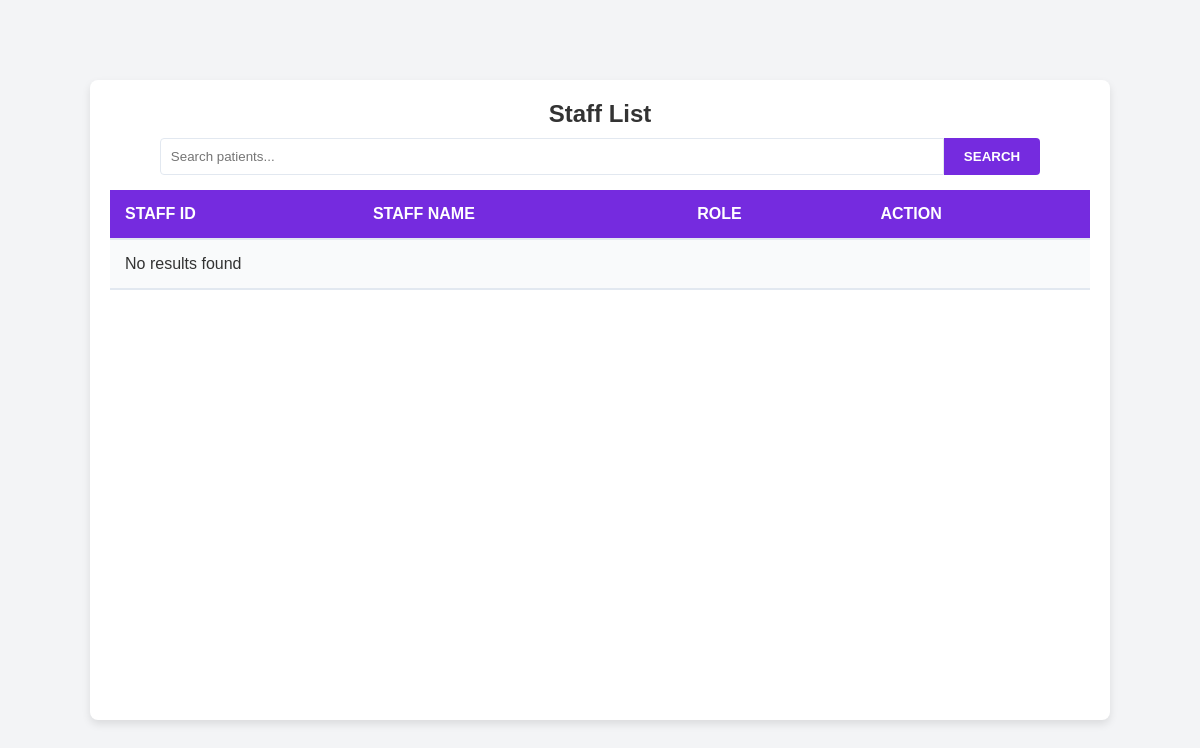
/staffList.php, run on an earlier commit of the app's database.
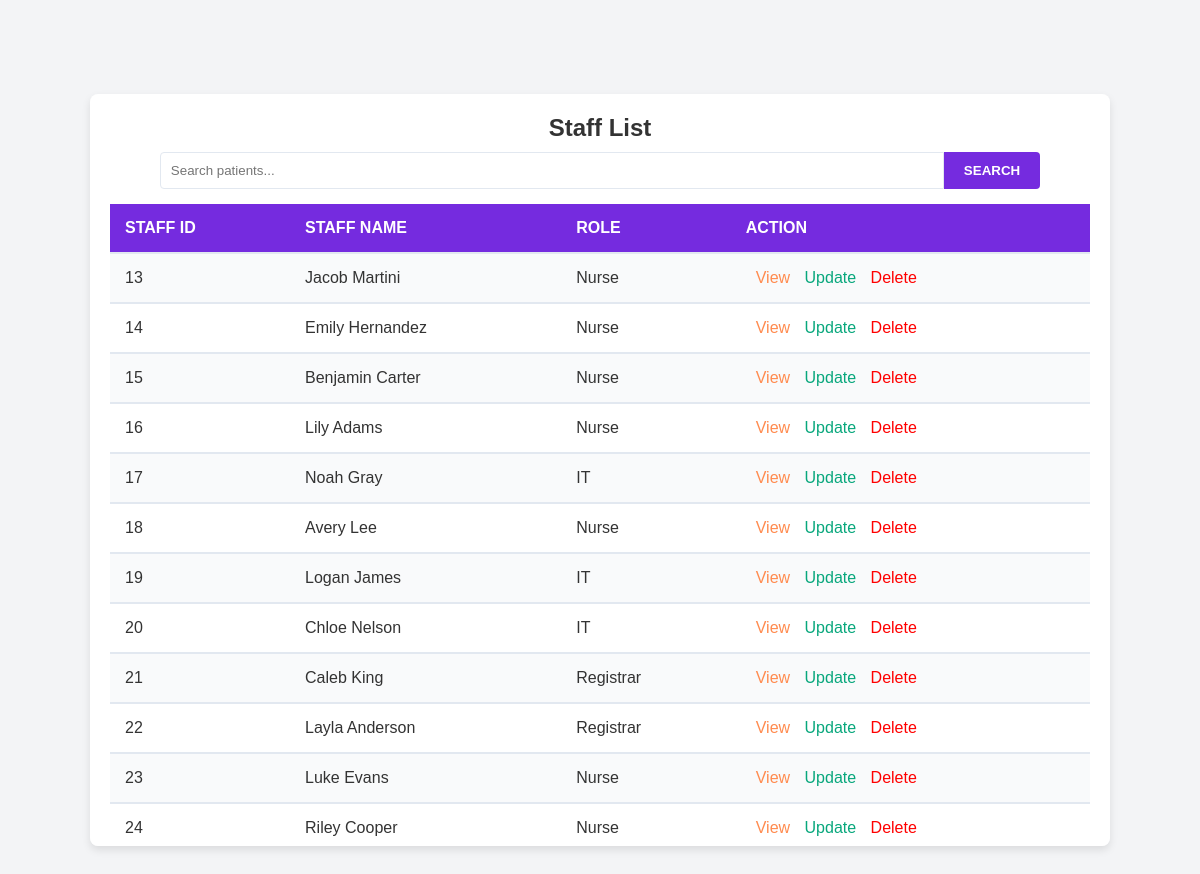
And on a later commit of the database.
### tables this page shows
CREATE TABLE `staff` (
  `StaffID` bigint(20) UNSIGNED NOT NULL,
  `StaffName` varchar(200) DEFAULT NULL,
  `Role` varchar(100) DEFAULT NULL
);

### staffList.php (the view, shortened to what this page needs)
<?php
    include 'conn.php';
    $search = isset($_GET['search']) ? $_GET['search'] : '';
    $sql = "SELECT * FROM staff";
    $result = $conn->query($sql);
?>
<!DOCTYPE html>
<html lang="en">
    <head>
    </head>
    <body>
        <div class="table-container">
            <h2 class="table-title">Staff List</h2>
            <form method="GET" action="">
                <div class="searchbox">
                    <input type="text" name="search" id="search" placeholder="Search patients..." value="<?php echo htmlspecialchars($search); ?>">
                    <button type="submit">Search</button>
                </div>
            </form>
            <table>
                <tr>
                    <th>Staff ID</th>
                    <th>Staff Name</th>
                    <th>Role</th>
                    <th>Action</th>
                </tr>
                <?php
                    if ($result->num_rows > 0) {
                        while ($row = $result->fetch_assoc()) {
                            echo "
                                <tr>
                                    <td>$row[StaffID]</td>
                                    <td>$row[StaffName]</td>
                                    <td>$row[Role]</td>
                                    <td>
                                        <a class='btn view' href=''>View</a>
                                        <a class='btn update' href=''>Update</a>
                                        <a class='btn delete' href=''>Delete</a>
                                    </td>
                                </tr>
                            ";
                        }
                    } else {
                        echo "<tr><td colspan='4'>No results found</td></tr>";
                    }
                ?>
            </table>
        </div>
    </body>
</html>

What changed in the data, as far as the page shows it:
added staff: StaffID "13", StaffName "Jacob Martini", Role "Nurse"
added staff: StaffID "14", StaffName "Emily Hernandez", Role "Nurse"
added staff: StaffID "15", StaffName "Benjamin Carter", Role "Nurse"
added staff: StaffID "16", StaffName "Lily Adams", Role "Nurse"
added staff: StaffID "17", StaffName "Noah Gray", Role "IT"
added staff: StaffID "18", StaffName "Avery Lee", Role "Nurse"
added staff: StaffID "19", StaffName "Logan James", Role "IT"
added staff: StaffID "20", StaffName "Chloe Nelson", Role "IT"
added staff: StaffID "21", StaffName "Caleb King", Role "Registrar"
added staff: StaffID "22", StaffName "Layla Anderson", Role "Registrar"
added staff: StaffID "23", StaffName "Luke Evans", Role "Nurse"
added staff: StaffID "24", StaffName "Riley Cooper", Role "Nurse"
Also different on the page:
text no longer shown: "No results found"
